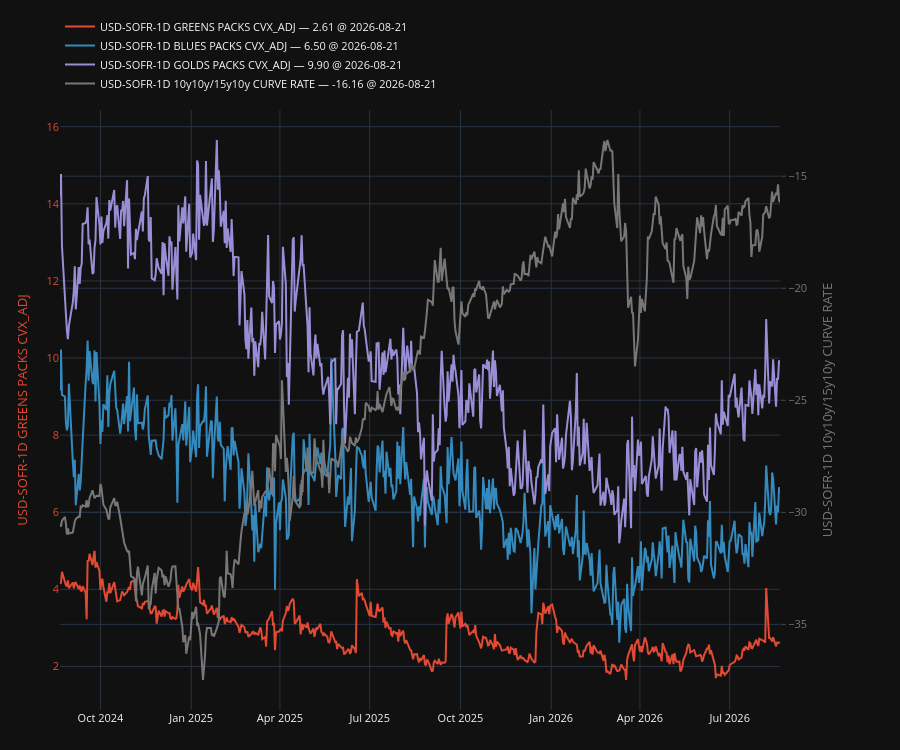

The cell this chart's notebook holds for it:
### Code cell
plot, fig, ax, ax2, legend = make_secondary_axis_plot(
    engine="plotly", 
	# ylabel_left="convexity adjustment, bp",
    # title="SFR convexity adjustment by pack colour"
)

plot(ca_df["USD-SOFR-1D GREENS PACKS CVX_ADJ"].dropna(), which="left")
plot(ca_df["USD-SOFR-1D BLUES PACKS CVX_ADJ"].dropna(), which="left")
plot(ca_df["USD-SOFR-1D GOLDS PACKS CVX_ADJ"].dropna(), which="left")

# plot(df["USD-SOFR-1D 3Yx1Y STRADDLE BUY ATMF NVOL"].dropna(), which="right")
# plot(df["USD-SOFR-1D 3Yx1Y STRADDLE BUY ATMF NVOL"].dropna(), which="right")
# plot(df["USD-SOFR-1D IMM_1x2y/IMM_1x5y/IMM_1x10y FLY RATE"].dropna(), which="right")
# plot(df["USD-SOFR-1D IMM_2x2y/IMM_2x5y/IMM_2x10y FLY RATE"].dropna(), which="right")
# plot(df["USD-SOFR-1D IMM_1x5y/IMM_1x10y/IMM_1x30y FLY RATE"].dropna(), which="right")
plot(df["USD-SOFR-1D 10y10y/15y10y CURVE RATE"].dropna(), which="right")
legend(show_date=True)

### Figure 1 — Plotly figure (JSON) as saved in the notebook; plotly's stock layout.template omitted (floating-point values rounded to 4 significant figures; data arrays with more than 128 entries replaced by an {"elided": "..."} marker saying what was removed)
{"data": [{"line": {"color": "#E24A33"}, "mode": "lines", "name": "USD-SOFR-1D GREENS PACKS CVX_ADJ — 2.61 @ 2026-08-21", "showlegend": true, "type": "scatter", "x": {"elided": "500 str values"}, "y": {"elided": "500 float values"}, "yaxis": "y"}, {"line": {"color": "#348ABD"}, "mode": "lines", "name": "USD-SOFR-1D BLUES PACKS CVX_ADJ — 6.50 @ 2026-08-21", "showlegend": true, "type": "scatter", "x": {"elided": "500 str values"}, "y": {"elided": "500 float values"}, "yaxis": "y"}, {"line": {"color": "#988ED5"}, "mode": "lines", "name": "USD-SOFR-1D GOLDS PACKS CVX_ADJ — 9.90 @ 2026-08-21", "showlegend": true, "type": "scatter", "x": {"elided": "500 str values"}, "y": {"elided": "500 float values"}, "yaxis": "y"}, {"line": {"color": "#777777"}, "mode": "lines", "name": "USD-SOFR-1D 10y10y/15y10y CURVE RATE — -16.16 @ 2026-08-21", "showlegend": true, "type": "scatter", "x": {"elided": "500 str values"}, "y": {"elided": "500 float values"}, "yaxis": "y2"}], "layout": {"font": {"size": 11}, "height": 750, "legend": {"orientation": "h", "x": 0, "xanchor": "left", "y": 1.02, "yanchor": "bottom"}, "margin": {"b": 40, "l": 60, "r": 120, "t": 60}, "newshape": {"line": {"color": "red"}}, "title": {}, "xaxis": {"showgrid": true, "showspikes": true, "spikecolor": "white", "spikemode": "across", "spikesnap": "cursor"}, "yaxis": {"showgrid": true, "showspikes": true, "spikecolor": "white", "spikesnap": "cursor", "spikethickness": 0.5, "tickfont": {"color": "#E24A33"}, "title": {"font": {"color": "#E24A33"}, "text": "USD-SOFR-1D GREENS PACKS CVX_ADJ"}}, "yaxis2": {"anchor": "x", "overlaying": "y", "position": 0.98, "showgrid": true, "showspikes": true, "side": "right", "spikecolor": "white", "spikesnap": "cursor", "spikethickness": 0.5, "tickfont": {"color": "#777777"}, "ticklabelposition": "outside", "ticks": "outside", "title": {"font": {"color": "#777777"}, "standoff": 16, "text": "USD-SOFR-1D 10y10y/15y10y CURVE RATE"}}}}
